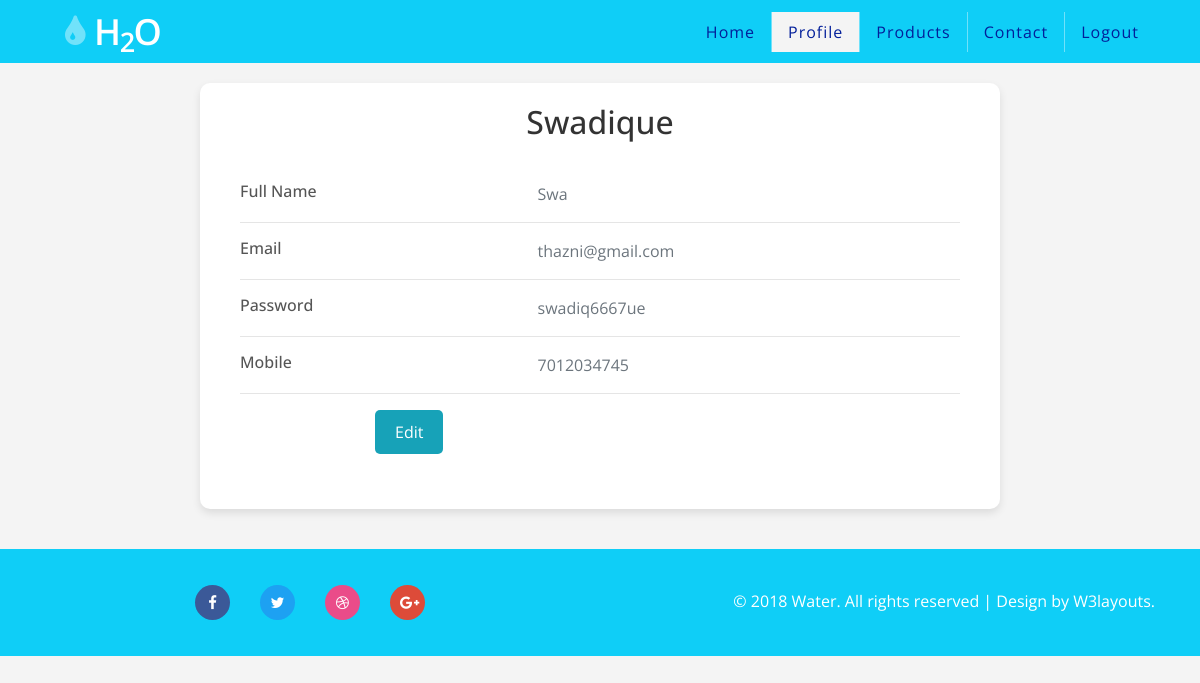
Page /uprofile (signed in) on the committed database.
### appone/models.py (models this page shows, shortened)
class custreg(models.Model):
    name=models.CharField(max_length=30)
    address=models.CharField(max_length=20)
    phoneno=models.IntegerField()
    email=models.EmailField()
    username=models.CharField(max_length=30,unique=True)
    password=models.CharField(max_length=30)

### appone/views.py (the view)
# urls.py: path('uprofile', views.uprofile),
def uprofile(request):
   if 'user' in request.session:
      user = custreg.objects.get(username=request.session['user'])
      return render(request, "uprofile.html", {'user': user})

### Templates/uprofile.html (shortened to what this page needs)
<!DOCTYPE html>
<html lang="zxx">
<head>
    {% load static %}
    <link href="{% static 'assets/css/bootstrap.min.css' %}" type="text/css" rel="stylesheet" media="all">
    <link href="{% static 'assets/css/style.css' %}" type="text/css" rel="stylesheet" media="all">
    <link href="{% static 'assets/css/nav.css' %}" type="text/css" rel="stylesheet" media="all">
    <link href="{% static 'assets/css/css_slider.css' %}" type="text/css" rel="stylesheet" media="all">
    <link href="{% static 'assets/css/font-awesome.min.css' %}" rel="stylesheet">
    <link href="https://cdnjs.cloudflare.com/ajax/libs/animate.css/4.1.1/animate.min.css" rel="stylesheet">
</head>
<body>
    <header>
        <div class="container">
            <div class="header d-lg-flex justify-content-between align-items-center">
                <div class="header-agile">
                    <h1>
                        <a class="navbar-brand editContent logo" href="index.html">
                            <span class="fa fa-tint" aria-hidden="true"></span>H<SUB>2</SUB>O
                        </a>
                    </h1>
                </div>
                <div class="nav_w3ls">
                    <nav>
                        <ul class="menu">
                            <li class="nav-item"><a class="nav-link" href="custhome">Home</a></li>
                            <li class="nav-item active"><a class="nav-link" href="uprofile">Profile</a></li>
                            <li class="nav-item"><a class="nav-link" href="venadd_procustview">Products</a></li>
                            <li class="nav-item "><a class="nav-link" href="custcontact">Contact</a></li>
                            <li class="nav-item "><a class="nav-link" href="../">Logout</a></li>
                        </ul>
                    </nav>
                </div>
            </div>
        </div>
    </header>
    <main id="main">
        <div class="profile-card animate__animated animate__fadeIn">
            <h2>{{user.username}}</h2>
            <div class="card-body">
                <div class="row">
                    <div class="col-sm-5">
                        <h6 class="mb-0">Full Name</h6>
                    </div>
                    <div class="col-sm-15 text-secondary">
                        {{user.name}}
                    </div>
                </div>
                <hr>
                <div class="row">
                    <div class="col-sm-5">
                        <h6 class="mb-0">Email</h6>
                    </div>
                    <div class="col-sm-15 text-secondary">
                        {{user.email}}
                    </div>
                </div>
                <hr>
                <div class="row">
                    <div class="col-sm-5">
                        <h6 class="mb-0">Password</h6>
                    </div>
                    <div class="col-sm-15 text-secondary">
                        {{user.password}}
                    </div>
                </div>
                <hr>
                <div class="row">
                    <div class="col-sm-5">
                        <h6 class="mb-0">Mobile</h6>
                    </div>
                    <div class="col-sm-15 text-secondary">
                        {{user.phoneno}}
                    </div>
                </div>
                <hr>
                <div class="row">
                    <div class="col-sm-15">
                        <a class="btn btn-info" style="margin-left:150px;" target="__blank" href="edituser/{{user.pk}}">Edit</a>
                    </div>
                </div>
            </div>
        </div>
    </main>
    <footer class="bg-theme1">
        <div class="container">
            <div class="cpy-right">
                <div class="row">
                    <div class="col-lg-6">
                        <div class="wthree-social">
                            <ul>
                                <li>
                                    <a href="#">
                                        <span class="fa fa-facebook-f icon_facebook"></span>
                                    </a>
                                </li>
                                <li>
                                    <a href="#">
                                        <span class="fa fa-twitter icon_twitter"></span>
                                    </a>
                                </li>
                                <li>
                                    <a href="#">
                                        <span class="fa fa-dribbble icon_dribbble"></span>
                                    </a>
                                </li>
                                <li>
                                    <a href="#">
                                        <span class="fa fa-google-plus icon_g_plus"></span>
                                    </a>
                                </li>
                            </ul>
                        </div>
                    </div>
                    <div class="col-lg-6 text-lg-right mt-lg-0 mt-4">
                        <p class="text-white">© 2018 Water. All rights reserved | Design by
                            <a href="http://w3layouts.com"> W3layouts.</a>
                        </p>
                    </div>
                </div>
            </div>
        </div>
    </footer>
</body>
</html>

### static/assets/css/style.css (style rules this page uses)
html { scroll-behavior: smooth; }
body { font-family: 'Open Sans', sans-serif; background: #fff; }
body a, .dropdown { transition: 0.5s all; -webkit-transition: 0.5s all; -moz-transition: 0.5s all; -o-transition: 0.5s all; -ms-transition: 0.5s all; text-decoration: none; outline: none; }
h1, h2, h3, h4, h5, h6 { margin: 0; font-family: 'Open Sans', sans-serif; }
p { margin: 0; color: #777; font-size: 1em; line-height: 2; }
ul { margin: 0; padding: 0; }
ul { list-style-type: none; }
.bg-theme1 { background: #0fcef7; }
span.icon_twitter { background: #1da1f2; }
span.icon_facebook { background: #3b5998; }
span.icon_dribbble { background: #ea4c89; }
span.icon_g_plus { background: #dd4b39; }
.wthree-social ul li { display: inline-block; }
.wthree-social ul li span { margin-right: 10px; color: #fff; padding: 10px; width: 35px; height: 35px; font-size: 15px; text-align: center; border-radius: 50%; }
.cpy-right { padding: 1em 0; }
.cpy-right p a { color: #fff; }

### static/assets/css/nav.css (style rules this page uses)
header { background: #0fcef7; }
.header li a { display: block; border-right: 1px solid #70e1fa; text-decoration: none; color: #031f9a; font-weight: 400; letter-spacing: 1px; text-transform: capitalize; }
.header li:last-child a { border-right: none; }
.header li a:hover, .header .menu-btn:hover, li.nav-item.active { background-color: #f4f4f4; }
.header .logo { font-size: 0.9em; padding: 10px 20px; text-decoration: none; color: #ffffff; font-weight: 600; letter-spacing: -1.5px; }
.header .logo span { color: rgba(255, 255, 255, 0.41); margin-right: 10px; }
.header-agile { float: left; }
.header .menu { clear: both; max-height: 0; transition: max-height .2s ease-out; text-align: center; }
@media (min-width: 1024px) { .header li { float: left; } }
@media (min-width: 1024px) { .nav_w3ls { float: right; } }

### Templates/uprofile.html (style rules this page uses)
body { background-color: #f4f4f4; font-family: 'Open Sans', sans-serif; }
.profile-card { background: #fff; border-radius: 10px; box-shadow: 0 4px 8px rgba(0, 0, 0, 0.1); padding: 20px; margin: 20px auto; max-width: 800px; animation: fadeIn 1s ease-in-out; }
.profile-card h2 { text-align: center; color: #333; margin-bottom: 20px; animation: slideInDown 1s ease-in-out; }
.profile-card .card-body { padding: 20px; }
.profile-card .row { margin-bottom: 15px; }
.profile-card .row .col-sm-5 { font-weight: bold; color: #555; }
.profile-card .row .col-sm-15 { color: #777; }
.profile-card .btn-info { background-color: #17a2b8; border: none; padding: 10px 20px; border-radius: 5px; color: #fff; transition: background-color 0.3s ease; }
footer { background-color: #333; color: #fff; padding: 20px 0; text-align: center; margin-top: 40px; }
footer .wthree-social ul { list-style: none; padding: 0; margin: 0; display: flex; justify-content: center; }
footer .wthree-social ul li { margin: 0 10px; }
footer .wthree-social ul li a { color: #fff; font-size: 20px; transition: color 0.3s ease; }

### rows in the picture
custreg: username "Swadique", name "Swa", email "thazni@gmail.com", password "swadiq6667ue", phoneno "7012034745"
